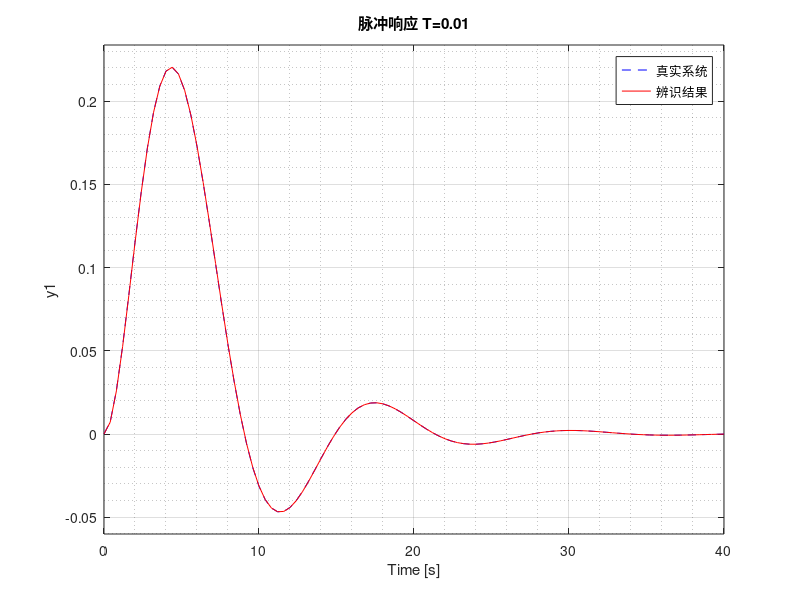

The MATLAB source for this figure:
% 课程：系统辨识
% 日期：2023-9-29
% 姓名：谢晔辉
% 学号：Y30231003
% 作业内容：选择一个传递函数（二阶以上过程），以其作为真实系统，分别采用非参数辨识方法：阶跃响应法、脉冲响应法、相关分析法。设计程序进行系统辨识，并将其转化为传递函数形式。

clc
clear

% Step 1：设置采样时间
T = 0.01;  % 采样周期
t = 0:T:50; % 时间范围

% Step 2：定义真实系统
num = 1;
den = [10 7 4 1];

% Step 3：生成输出信号
sys = tf(num, den);  % 构建传递函数模型
discrete_sys = c2d(sys, T);  % 离散化
[y, ~] = impulse(discrete_sys);

% Step 4：系统辨识
n = 3;  % 系统阶次
H = zeros(n, n);
for i = 1:n  % 构造Hankel矩阵
    for j = 1:n
        H(i, j) = y(i + j);
    end
end
if det(H) == 0
    disp('Hankel矩阵奇异，无法求逆');
else
    A = -H \ y(2 + n:2 + n + n - 1);  % 对应书P98 公式(4.3.45) 等价于 -inv(H) * y(2 + n:2 + n + n - 1);
    tm = eye(n, n);
    for i = 1:n
        for j = 1:i-1
            tm(i, j) = A(n + j - i + 1);
        end
    end
    B = tm * y(2:2 + n - 1);  % 对应书P98 公式(4.3.46)
    discrete_num = B';
    discrete_den = ones(1, n + 1);
    for i = 2:n + 1
        discrete_den(i) = A(n + 2 - i);
    end
    estimated_discrete_sys = tf(discrete_num, discrete_den, T);  % 创建1个采样时间为T的离散时间传递函数
end
estimated_sys = d2c(estimated_discrete_sys, 'tustin');  % 辨识出的传递函数

% Step 5：绘制结果
figure;
impulse(sys, 'b--', T * estimated_sys, 'r');  % 绘制辨识结果和真实系统的脉冲响应
legend('真实系统', '辨识结果');
title(sprintf("脉冲响应 T=%d", T));
grid on, grid minor;

sys
estimated_sys